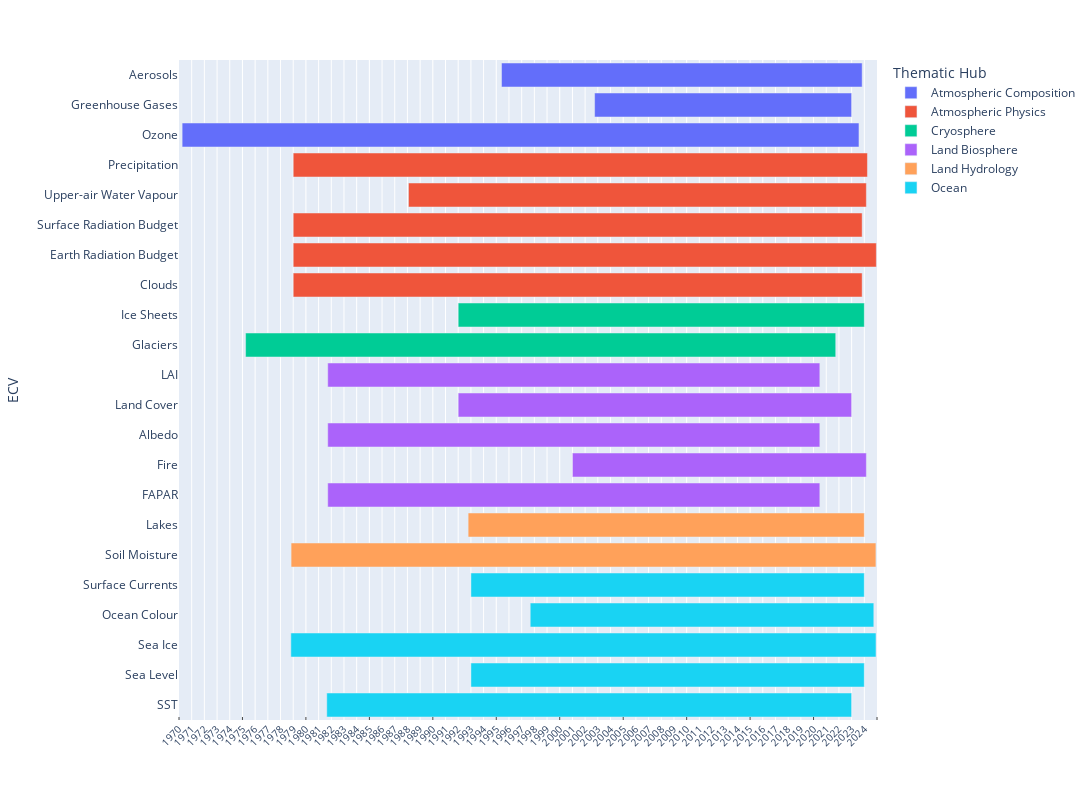

Notebook source saved alongside this figure:
### Markdown cell above
### BUILD PANDAS DATAFRAME FOR TIME COVERAGE BY ECV

### Code cell
datesbeg = {}
datesend = {}
ecv_dic = {}
for k,ecv in enumerate(conf['ECV']):
    print(ecv)
    entries = conf['ECV'][ecv]['entry']
    print(entries)
    datemin_list = []
    datemax_list = []
    if ecv in ['Earth Radiation Budget']: 
        datemin,datemax = extract_dates_from_TSI()
        datemin_list.append(datemin)
        datemax_list.append(datemax)
    for entry in entries:
        jfilepath=f'{cds_form_dir}{entry}/constraints.json'
        print(jfilepath)
        if entry == 'satellite-ice-sheet-elevation-change':
            datemin,datemax = extract_dates_icesheets(datasets_dir)
            datemin_list.append(datemin)
            datemax_list.append(datemax)
        elif entry == 'satellite-ice-sheet-mass-balance':
            datemin,datemax = extract_dates_massbalance(datasets_dir)
            datemin_list.append(datemin)
            datemax_list.append(datemax)
        elif entry == 'derived-gridded-glacier-mass-change':
            jfile = f'{cds_form_dir}{entry}/constraints.json'
            datemin,datemax = extract_dates_derived_glaciers(jfile)
            datemin_list.append(datemin)
            datemax_list.append(datemax)
        elif entry == 'insitu-glaciers-extent':    
            datemin= pd.Timestamp('1990-01-01') # http://www.glims.org/rgi_user_guide/06_dataset_summary.html
            datemax= pd.Timestamp('2010-12-31')
            datemin_list.append(datemin)
            datemax_list.append(datemax)
        elif entry =='satellite-total-column-water-vapour-ocean':
            # temporal aggregation is messed up. does not have the same meaning as other datasets
            # monthly should be yearly
            # 6-hourly should be monthly
            # need to write a special function that accounts for this
            datemin,datemax = extract_dates_wv(jfilepath)
            datemin_list.append(datemin)
            datemax_list.append(datemax)
        elif entry == 'satellite-lake-water-level':
            datemin,datemax = extract_dates_lake_levels(datasets_dir)
            datemin_list.append(datemin)
            datemax_list.append(datemax)
        # elif jfilepath == '/Users/cxjo/Documents/cds-forms-c3s/satellite-land-cover/constraints.json':
        #     datemin_list.append(pd.Timestamp('1992-01-01'))
        #     datemax_list.append(pd.Timestamp('2022-12-31'))
        else:
            # print(jfilepath)
            datemin,datemax = calc_dateminmax_from_cds_form(jfilepath,ecv)
            # print(ecv,datemin_list,datemax_list)
            datemin_list.append(datemin)
            datemax_list.append(datemax)
            # print(ecv,datemin_list,datemax_list)

    # now get the max and min per ECV, accounting for all products
    datemin_list = np.array(datemin_list)
    datemax_list = np.array(datemax_list)
    # datesbeg[ecv] = np.min(datemin_list)
    # datesend[ecv] = np.max(datemax_list)
    ecv_dic[k] = {
        'ECV'     : ecv,
        'DateBeg' : np.min(datemin_list),
        'DateEnd' : np.max(datemax_list),
        'Thematic Hub' : conf['ECV'][ecv]['Thematic_hub']
    }


# ecv_pd = pd.DataFrame([conf['ECV'].keys(),datesbeg,datesend],index=['DateBeg','DateEnd']).T
ecv_pd = pd.DataFrame.from_dict(ecv_dic,orient='index').sort_values(['Thematic Hub'])
ecv_pd['DateBeg'] = ecv_pd['DateBeg'].dt.ceil(freq='s')  
ecv_pd['DateEnd'] = ecv_pd['DateEnd'].dt.ceil(freq='s')  
ecv_pd['DateEnd'] = ecv_pd['DateEnd'].apply(lambda dt: dt.strftime("%Y-%m-%d"))
ecv_pd['DateBeg'] = ecv_pd['DateBeg'].apply(lambda dt: dt.strftime("%Y-%m-%d"))

print(ecv_pd.to_markdown())
ecv_pd.to_excel('ECV_time_coverage_perECV.xlsx')
# fig = px.timeline(ecv_pd, x_start="DateBeg", x_end="DateEnd", y='Product',color='Lot')
fig = px.timeline(ecv_pd, x_start="DateBeg", x_end="DateEnd",y='ECV',color='Thematic Hub')

# fig = px.timeline(datasets_df, x_start="startdate", x_end="enddate", y='ECV')
fig.update_yaxes(autorange="reversed")
fig.update_layout(
    autosize=False,
    width=1200,
    height=800,
)
# fig.update_layout(
#     xaxis = dict(
#         dtick = 'Y1',
#         tickformat="%Y",
#     )
# )

xlab = np.arange(1970,2025).astype('int')
xlabtxt = [f'{i}' for i in xlab]


fig.update_xaxes(minor=dict(ticks="inside", showgrid=True))
fig.update_layout(
    xaxis = dict(
        tickmode = 'array',
        tickvals = xlab,
        ticktext = xlabtxt
    )
)
fig.update_xaxes(tickangle=-45)
fig.update_layout(
    xaxis = dict(
        tickfont = dict(
            size=10),
        )
    )
fig.update_xaxes(range = ['1970-01-01','2024-12-31'])
# print(fig)
today_date = pd.Timestamp.today().strftime('%Y%m%d') 
print(today_date)
fig.write_image(f'temporal_coverage_by_ECV_{today_date}.pdf')
fig.write_image(f'temporal_coverage_by_ECV_{today_date}.png')
fig.show()

### Figure 1 — Plotly figure (JSON) as saved in the notebook; plotly's stock layout.template omitted (floating-point values rounded to 4 significant figures)
{"data": [{"alignmentgroup": "True", "base": ["1995-06-01", "2002-10-01", "1970-04-01"], "hovertemplate": "Thematic Hub=Atmospheric Composition<br>DateBeg=%{base}<br>DateEnd=%{x}<br>ECV=%{y}<extra></extra>", "legendgroup": "Atmospheric Composition", "marker": {"color": "#636efa", "pattern": {"shape": ""}}, "name": "Atmospheric Composition", "offsetgroup": "Atmospheric Composition", "orientation": "h", "showlegend": true, "textposition": "auto", "type": "bar", "x": [896745600000, 639014400000, 1682985600000], "xaxis": "x", "y": ["Aerosols", "Greenhouse Gases", "Ozone"], "yaxis": "y"}, {"alignmentgroup": "True", "base": ["1979-01-01", "1988-01-31", "1979-01-01", "1979-01-01", "1979-01-01"], "hovertemplate": "Thematic Hub=Atmospheric Physics<br>DateBeg=%{base}<br>DateEnd=%{x}<br>ECV=%{y}<extra></extra>", "legendgroup": "Atmospheric Physics", "marker": {"color": "#EF553B", "pattern": {"shape": ""}}, "name": "Atmospheric Physics", "offsetgroup": "Atmospheric Physics", "orientation": "h", "showlegend": true, "textposition": "auto", "type": "bar", "x": [1427846400000, 1138579200000, 1414713600000, 1450051200000, 1414713600000], "xaxis": "x", "y": ["Precipitation", "Upper-air Water Vapour", "Surface Radiation Budget", "Earth Radiation Budget", "Clouds"], "yaxis": "y"}, {"alignmentgroup": "True", "base": ["1992-01-01", "1975-04-01"], "hovertemplate": "Thematic Hub=Cryosphere<br>DateBeg=%{base}<br>DateEnd=%{x}<br>ECV=%{y}<extra></extra>", "legendgroup": "Cryosphere", "marker": {"color": "#00cc96", "pattern": {"shape": ""}}, "name": "Cryosphere", "offsetgroup": "Cryosphere", "orientation": "h", "showlegend": true, "textposition": "auto", "type": "bar", "x": [1009843200000, 1467417600000], "xaxis": "x", "y": ["Ice Sheets", "Glaciers"], "yaxis": "y"}, {"alignmentgroup": "True", "base": ["1981-09-20", "1992-01-01", "1981-09-20", "2001-01-01", "1981-09-20"], "hovertemplate": "Thematic Hub=Land Biosphere<br>DateBeg=%{base}<br>DateEnd=%{x}<br>ECV=%{y}<extra></extra>", "legendgroup": "Land Biosphere", "marker": {"color": "#ab63fa", "pattern": {"shape": ""}}, "name": "Land Biosphere", "offsetgroup": "Land Biosphere", "orientation": "h", "showlegend": true, "textposition": "auto", "type": "bar", "x": [1223683200000, 978220800000, 1223683200000, 730857600000, 1223683200000], "xaxis": "x", "y": ["LAI", "Land Cover", "Albedo", "Fire", "FAPAR"], "yaxis": "y"}, {"alignmentgroup": "True", "base": ["1992-10-13", "1978-11-01"], "hovertemplate": "Thematic Hub=Land Hydrology<br>DateBeg=%{base}<br>DateEnd=%{x}<br>ECV=%{y}<extra></extra>", "legendgroup": "Land Hydrology", "marker": {"color": "#FFA15A", "pattern": {"shape": ""}}, "name": "Land Hydrology", "offsetgroup": "Land Hydrology", "orientation": "h", "showlegend": true, "textposition": "auto", "type": "bar", "x": [985046400000, 1454198400000], "xaxis": "x", "y": ["Lakes", "Soil Moisture"], "yaxis": "y"}, {"alignmentgroup": "True", "base": ["1993-01-01", "1997-09-04", "1978-10-25", "1993-01-01", "1981-08-24"], "hovertemplate": "Thematic Hub=Ocean<br>DateBeg=%{base}<br>DateEnd=%{x}<br>ECV=%{y}<extra></extra>", "legendgroup": "Ocean", "marker": {"color": "#19d3f3", "pattern": {"shape": ""}}, "name": "Ocean", "offsetgroup": "Ocean", "orientation": "h", "showlegend": true, "textposition": "auto", "type": "bar", "x": [978134400000, 854323200000, 1454976000000, 978134400000, 1304985600000], "xaxis": "x", "y": ["Surface Currents", "Ocean Colour", "Sea Ice", "Sea Level", "SST"], "yaxis": "y"}], "layout": {"autosize": false, "barmode": "overlay", "height": 800, "legend": {"title": {"text": "Thematic Hub"}, "tracegroupgap": 0}, "margin": {"t": 60}, "width": 1200, "xaxis": {"anchor": "y", "domain": [0, 1], "minor": {"showgrid": true, "ticks": "inside"}, "range": ["1970-01-01", "2024-12-31"], "tickangle": -45, "tickfont": {"size": 10}, "tickmode": "array", "ticktext": ["1970", "1971", "1972", "1973", "1974", "1975", "1976", "1977", "1978", "1979", "1980", "1981", "1982", "1983", "1984", "1985", "1986", "1987", "1988", "1989", "1990", "1991", "1992", "1993", "1994", "1995", "1996", "1997", "1998", "1999", "2000", "2001", "2002", "2003", "2004", "2005", "2006", "2007", "2008", "2009", "2010", "2011", "2012", "2013", "2014", "2015", "2016", "2017", "2018", "2019", "2020", "2021", "2022", "2023", "2024"], "tickvals": [1970, 1971, 1972, 1973, 1974, 1975, 1976, 1977, 1978, 1979, 1980, 1981, 1982, 1983, 1984, 1985, 1986, 1987, 1988, 1989, 1990, 1991, 1992, 1993, 1994, 1995, 1996, 1997, 1998, 1999, 2000, 2001, 2002, 2003, 2004, 2005, 2006, 2007, 2008, 2009, 2010, 2011, 2012, 2013, 2014, 2015, 2016, 2017, 2018, 2019, 2020, 2021, 2022, 2023, 2024], "type": "date"}, "yaxis": {"anchor": "x", "autorange": "reversed", "domain": [0, 1], "title": {"text": "ECV"}}}}
